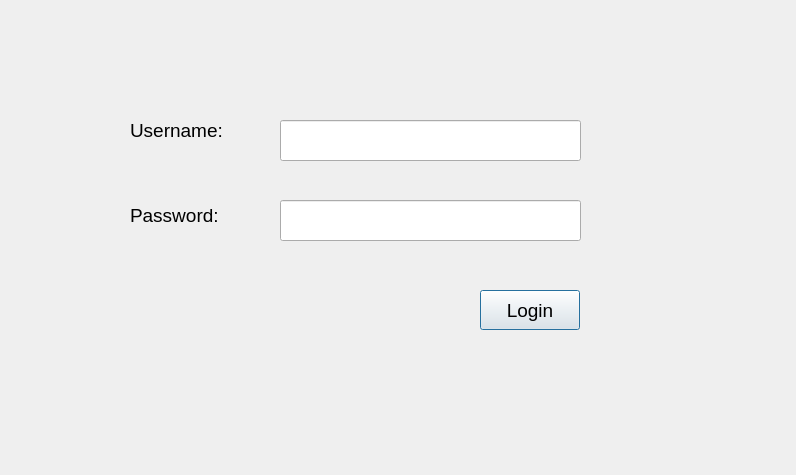
<?xml version="1.0" encoding="UTF-8"?>
<ui version="4.0">
 <class>login_classClass</class>
 <widget class="QDialog" name="login_classClass">
  <property name="geometry">
   <rect>
    <x>0</x>
    <y>0</y>
    <width>796</width>
    <height>475</height>
   </rect>
  </property>
  <property name="windowTitle">
   <string>STORE MANAGEMENT SYSTEM | LOGIN</string>
  </property>
  <property name="windowIcon">
   <iconset>
    <normaloff>icon.png</normaloff>icon.png</iconset>
  </property>
  <widget class="QPushButton" name="pushButton">
   <property name="geometry">
    <rect>
     <x>480</x>
     <y>290</y>
     <width>100</width>
     <height>40</height>
    </rect>
   </property>
   <property name="font">
    <font>
     <pointsize>14</pointsize>
    </font>
   </property>
   <property name="text">
    <string>Login</string>
   </property>
  </widget>
  <widget class="QLineEdit" name="lineEdit">
   <property name="geometry">
    <rect>
     <x>280</x>
     <y>120</y>
     <width>301</width>
     <height>41</height>
    </rect>
   </property>
   <property name="font">
    <font>
     <pointsize>14</pointsize>
    </font>
   </property>
  </widget>
  <widget class="QLineEdit" name="lineEdit_2">
   <property name="geometry">
    <rect>
     <x>280</x>
     <y>200</y>
     <width>301</width>
     <height>41</height>
    </rect>
   </property>
   <property name="font">
    <font>
     <pointsize>14</pointsize>
    </font>
   </property>
   <property name="echoMode">
    <enum>QLineEdit::Password</enum>
   </property>
  </widget>
  <widget class="QLabel" name="label">
   <property name="geometry">
    <rect>
     <x>130</x>
     <y>110</y>
     <width>131</width>
     <height>41</height>
    </rect>
   </property>
   <property name="font">
    <font>
     <pointsize>14</pointsize>
    </font>
   </property>
   <property name="text">
    <string>Username:</string>
   </property>
  </widget>
  <widget class="QLabel" name="label_2">
   <property name="geometry">
    <rect>
     <x>130</x>
     <y>200</y>
     <width>131</width>
     <height>31</height>
    </rect>
   </property>
   <property name="font">
    <font>
     <pointsize>14</pointsize>
    </font>
   </property>
   <property name="text">
    <string>Password:</string>
   </property>
  </widget>
 </widget>
 <layoutdefault spacing="6" margin="11"/>
 <resources/>
 <connections/>
</ui>
